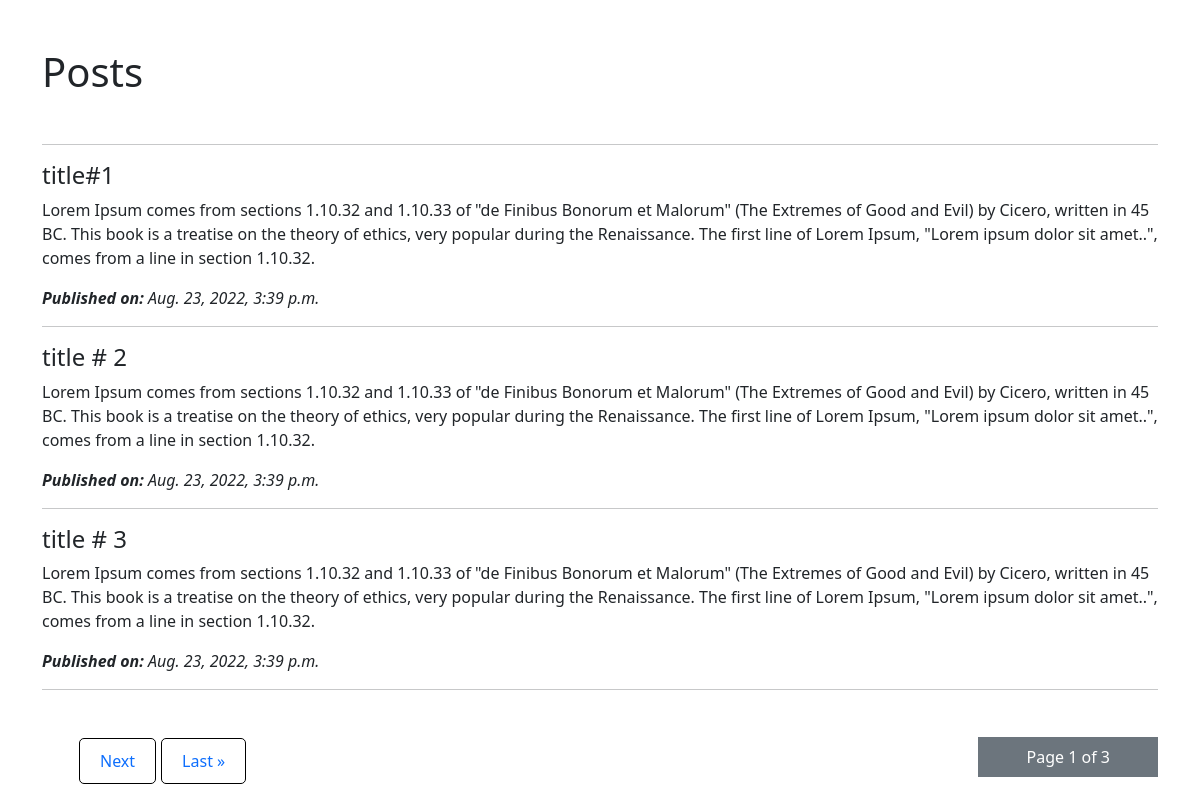
The page / on the database its author committed.
### core/models.py (models this page shows, shortened)
class Post(models.Model):
   title = models.CharField(max_length=50)
   desc = models.TextField()
   publish_date = models.DateTimeField()

### core/views.py (the view)
# urls.py: path('', views.index_fun, name='home'),
def index_fun(request):
   qs = Post.objects.all().order_by('id')
   paginator = Paginator(qs, 3, orphans=1)
   page_number = request.GET.get('page')
   page_obj = paginator.get_page(page_number)
   context = {
      'posts':qs,
      'page_obj': page_obj,
   }
   return render(request, 'core/index.html', context)

### core/templates/core/index.html (shortened to what this page needs)
{% extends 'base.html' %}
{% block content %}
<h1 class="my-5">Posts</h1><hr>
{% for p in page_obj %}
<h4>{{p.title}}</h4>
<p>{{p.desc}}</p>
<i><b>Published on: </b> {{p.publish_date}}</i><hr>
{% endfor %}
<div class="paginate-flex d-flex mt-4 justify-content-between align-items-center">
   <ul class="paginator d-flex mt-4 text-center">
      {% if page_obj.has_next %}
         <li><a href="?page={{page_obj.next_page_number}}">Next</a></li>
         <li><a href="?page={{page_obj.paginator.num_pages}}">Last &raquo;</a></li>
      {% endif %}
   </ul>
   <div class="bg-secondary px-5 py-2 text-white">
      Page {{page_obj.number}} of {{page_obj.paginator.num_pages}}
   </div>
</div>
</div>
{% endblock content %}

### templates/base.html (shortened to what this page needs)
{% load static %}
<!doctype html>
<html lang="en">
  <head>
    <link href="https://cdn.jsdelivr.net/npm/bootstrap@5.0.2/dist/css/bootstrap.min.css" rel="stylesheet">
    <link rel="stylesheet" href="{% static 'style.css' %}">
  </head>
  <body>
    <div class="container my-5">
      {% block content %}{% endblock content %}
  </body>
</html>

### static/style.css (style rules this page uses)
.paginator { list-style: none; }
.paginator li { margin-left: 5px; padding: 10px 20px; border: solid 1px black; border-radius: 5px; }
.paginator li a { text-decoration: none; }

### rows shown on the page
Post: title "title#1", desc "Lorem Ipsum comes from sections 1.10.32 and 1.10.33 of \"de Finibus Bonorum et Malorum\" (The Extremes of Good and Evil) by Cicero, written in 45 BC. This book is a treatise on the theory of ethics, very popular during the Renaissance. The first line of Lorem Ipsum, \"Lorem ipsum dolor sit amet..\", comes from a line in section 1.10.32.", publish_date "Aug. 23, 2022, 3:39 p.m."
Post: title "title # 2", desc "Lorem Ipsum comes from sections 1.10.32 and 1.10.33 of \"de Finibus Bonorum et Malorum\" (The Extremes of Good and Evil) by Cicero, written in 45 BC. This book is a treatise on the theory of ethics, very popular during the Renaissance. The first line of Lorem Ipsum, \"Lorem ipsum dolor sit amet..\", comes from a line in section 1.10.32.", publish_date "Aug. 23, 2022, 3:39 p.m."
Post: title "title # 3", desc "Lorem Ipsum comes from sections 1.10.32 and 1.10.33 of \"de Finibus Bonorum et Malorum\" (The Extremes of Good and Evil) by Cicero, written in 45 BC. This book is a treatise on the theory of ethics, very popular during the Renaissance. The first line of Lorem Ipsum, \"Lorem ipsum dolor sit amet..\", comes from a line in section 1.10.32.", publish_date "Aug. 23, 2022, 3:39 p.m."

### other values the page prints
{{ page_obj.number }} "1"
{{ page_obj.paginator.num_pages }} "3"
